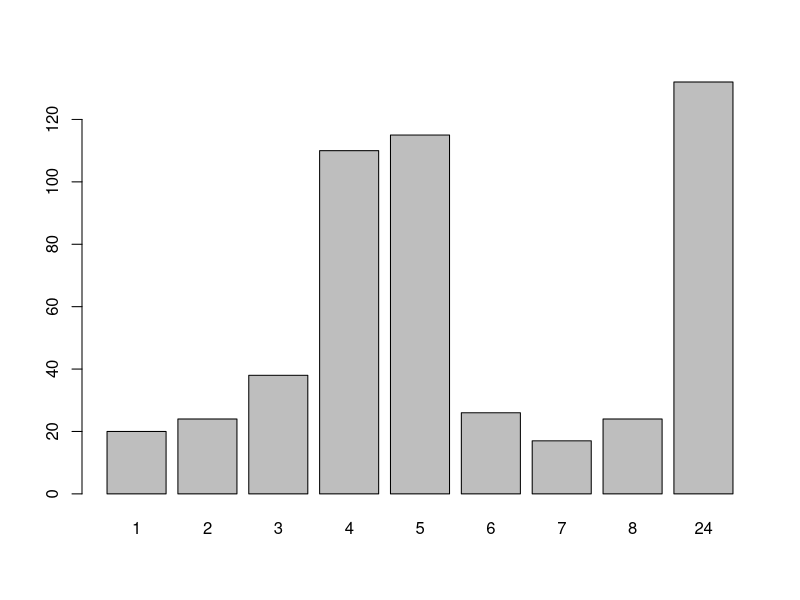
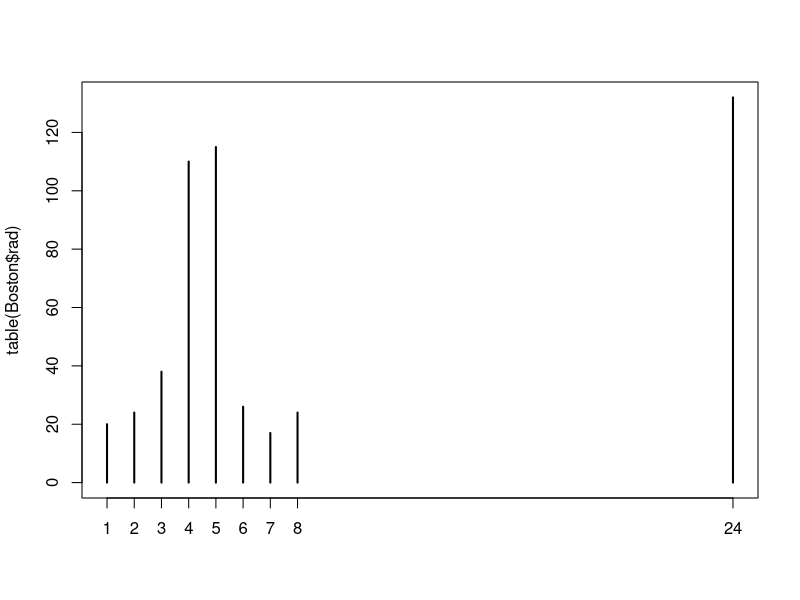

Source code (R) for these figures, in order:
data(Boston, package="MASS")
barplot(table(Boston$rad))
# Saeulendiagramm
plot(table(Boston$rad),type="h")
# Stabdiagramm
